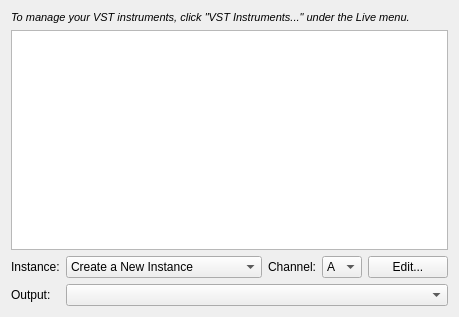
<?xml version="1.0" encoding="UTF-8"?>
<ui version="4.0">
 <class>VstSelectionWidget</class>
 <widget class="QWidget" name="VstSelectionWidget">
  <property name="geometry">
   <rect>
    <x>0</x>
    <y>0</y>
    <width>459</width>
    <height>317</height>
   </rect>
  </property>
  <property name="windowTitle">
   <string>Form</string>
  </property>
  <layout class="QVBoxLayout" name="verticalLayout">
   <item>
    <widget class="QLabel" name="label_manageVst">
     <property name="text">
      <string>&lt;!DOCTYPE HTML PUBLIC &quot;-//W3C//DTD HTML 4.0//EN&quot; &quot;http://www.w3.org/TR/REC-html40/strict.dtd&quot;&gt;
&lt;html&gt;&lt;head&gt;&lt;meta name=&quot;qrichtext&quot; content=&quot;1&quot; /&gt;&lt;style type=&quot;text/css&quot;&gt;
p, li { white-space: pre-wrap; }
&lt;/style&gt;&lt;/head&gt;&lt;body style=&quot; font-family:'Sans Serif'; font-size:9pt; font-weight:400; font-style:normal;&quot;&gt;
&lt;p style=&quot; margin-top:0px; margin-bottom:0px; margin-left:0px; margin-right:0px; -qt-block-indent:0; text-indent:0px;&quot;&gt;&lt;span style=&quot; font-family:'MS Shell Dlg 2'; font-size:8pt; font-style:italic;&quot;&gt;To manage your VST instruments, click &amp;quot;VST Instruments...&amp;quot; under the Live menu.&lt;/span&gt;&lt;/p&gt;&lt;/body&gt;&lt;/html&gt;</string>
     </property>
     <property name="wordWrap">
      <bool>true</bool>
     </property>
    </widget>
   </item>
   <item>
    <widget class="QListWidget" name="listWidget_vstis"/>
   </item>
   <item>
    <layout class="QGridLayout" name="gridLayout">
     <item row="0" column="0">
      <widget class="QLabel" name="label_3">
       <property name="text">
        <string>Instance:</string>
       </property>
      </widget>
     </item>
     <item row="0" column="3">
      <widget class="QComboBox" name="comboBox_chan">
       <property name="sizePolicy">
        <sizepolicy hsizetype="Fixed" vsizetype="Fixed">
         <horstretch>0</horstretch>
         <verstretch>0</verstretch>
        </sizepolicy>
       </property>
       <property name="maximumSize">
        <size>
         <width>42</width>
         <height>16777215</height>
        </size>
       </property>
       <item>
        <property name="text">
         <string>A</string>
        </property>
       </item>
       <item>
        <property name="text">
         <string>B</string>
        </property>
       </item>
       <item>
        <property name="text">
         <string>C</string>
        </property>
       </item>
       <item>
        <property name="text">
         <string>D</string>
        </property>
       </item>
       <item>
        <property name="text">
         <string>E</string>
        </property>
       </item>
       <item>
        <property name="text">
         <string>F</string>
        </property>
       </item>
       <item>
        <property name="text">
         <string>G</string>
        </property>
       </item>
       <item>
        <property name="text">
         <string>H</string>
        </property>
       </item>
       <item>
        <property name="text">
         <string>I</string>
        </property>
       </item>
       <item>
        <property name="text">
         <string>J</string>
        </property>
       </item>
       <item>
        <property name="text">
         <string>K</string>
        </property>
       </item>
       <item>
        <property name="text">
         <string>L</string>
        </property>
       </item>
       <item>
        <property name="text">
         <string>M</string>
        </property>
       </item>
       <item>
        <property name="text">
         <string>N</string>
        </property>
       </item>
       <item>
        <property name="text">
         <string>O</string>
        </property>
       </item>
       <item>
        <property name="text">
         <string>P</string>
        </property>
       </item>
      </widget>
     </item>
     <item row="0" column="2">
      <widget class="QLabel" name="label_4">
       <property name="text">
        <string>Channel:</string>
       </property>
      </widget>
     </item>
     <item row="0" column="4">
      <widget class="QPushButton" name="pushButton_vstisettings">
       <property name="text">
        <string>Edit...</string>
       </property>
      </widget>
     </item>
     <item row="0" column="1">
      <widget class="QComboBox" name="comboBox_instance">
       <property name="sizePolicy">
        <sizepolicy hsizetype="Expanding" vsizetype="Fixed">
         <horstretch>0</horstretch>
         <verstretch>0</verstretch>
        </sizepolicy>
       </property>
       <item>
        <property name="text">
         <string>Create a New Instance</string>
        </property>
       </item>
      </widget>
     </item>
     <item row="1" column="0">
      <widget class="QLabel" name="label">
       <property name="text">
        <string>Output:</string>
       </property>
      </widget>
     </item>
     <item row="1" column="1" colspan="4">
      <widget class="QComboBox" name="comboBox_loopback"/>
     </item>
    </layout>
   </item>
  </layout>
 </widget>
 <resources/>
 <connections/>
</ui>
